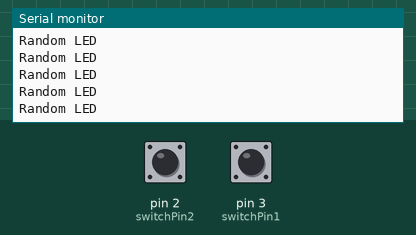
The sketch below on a simulated Arduino Uno, built with avr-gcc and run on an emulated ATmega328P. Parts: the last lines printed to the serial monitor. Inputs (shaded band) come from the test bench; at power-on: pin 2 (switchPin2) LOW, pin 3 (switchPin1) LOW. Random numbers use the default seed unless the sketch sets one.

Above: at 1.2 s.
1.3 s: pin 2 (switchPin2) pulled HIGH for 0.15 s
At 1.56 s:
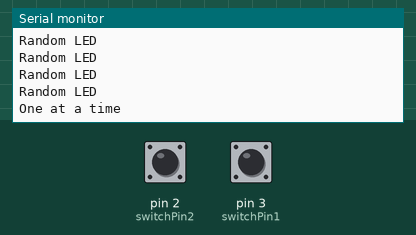
2.9 s: pin 3 (switchPin1) pulled HIGH for 0.15 s
At 3.6 s:
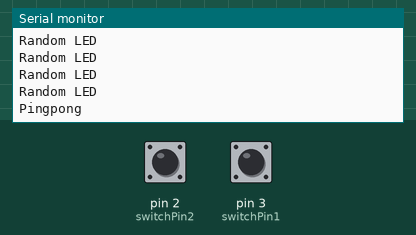
4.5 s: pin 2 (switchPin2) driven HIGH and pin 3 (switchPin1) driven HIGH
At 5.0 s:
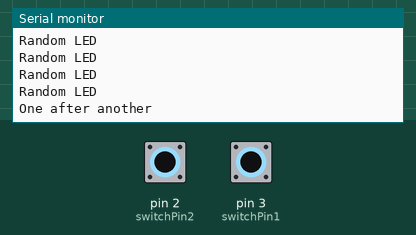

Measured:
- after the input at 1.3 s, the serial monitor: prints a new line at once (image 1)
- after the input at 2.9 s, the serial monitor: prints a new line at once (image 2)
- after the input at 4.5 s, the serial monitor: prints a new line at once (image 3)

The sketch:

SPDTSwitchMod.ino
```cpp
/*
Name: Jack Bergin
Date: 11/6/18
Class: Electrical Engineering (H)
Lab: SPDT Switch Modification
Description: In this tutorial I incorperated two SPDT switches
which will run the "Driving Multiple LEDs lab" much more smoothly
*/

// Create constants for the pins we will be using
const int switchPin1 = 3;
const int switchPin2 = 2;

int ledPins[] = {7,6,5,4};


void setup()
{
   // Set up the switch pins to be an input:
   pinMode(switchPin1, INPUT);
   pinMode(switchPin2, INPUT);

   for(int index = 7; index <= 4; index--)
   {
      pinMode(ledPins[index],OUTPUT);
   }
     Serial.begin(9600);

}

void loop()
{
  int switchVal1;
  switchVal1 = digitalRead(switchPin1);

  int switchVal2;
  switchVal2 = digitalRead(switchPin2);


 if(switchVal2 == HIGH)
 {
    //One after another
    if(switchVal1 == HIGH)
    {
       Serial.println("One after another");
       int index;
       int delayTime = 100;

       for(index = 0; index <= 3; index++)
       {
          digitalWrite(ledPins[index], HIGH);
          delay(delayTime);
       }

       for(index = 3; index >= 0; index--)
       {
          digitalWrite(ledPins[index], LOW);
          delay(delayTime);
       }
    }

    //One at a time
    if(switchVal1 == LOW)
    {
       Serial.println("One at a time");
       int index;
       int delayTime = 100; // milliseconds to pause between LEDs
                    // make this smaller for faster switching
         // step through the LEDs, from 0 to 5
       for(index = 0; index <= 3; index++)
       {
          digitalWrite(ledPins[index], HIGH);  // turn LED on
          delay(delayTime);                 // pause to slow down
          digitalWrite(ledPins[index], LOW);   // turn LED off
       }
    }
 }


 if(switchVal2 == LOW)
 {
     //Pingpong
     if(switchVal1 == HIGH)
     {
        Serial.println("Pingpong");
        int index;
        int delayTime = 100; // milliseconds to pause between LEDs
                    // make this smaller for faster switching
       for(index = 0; index <= 3; index++)
       {
          digitalWrite(ledPins[index], HIGH);  // turn LED on
          delay(delayTime);                 // pause to slow down
          digitalWrite(ledPins[index], LOW);   // turn LED off
       }

       for(index = 3; index >= 0; index--)
       {
          digitalWrite(ledPins[index], HIGH);  // turn LED on
          delay(delayTime);                 // pause to slow down
          digitalWrite(ledPins[index], LOW);   // turn LED off
       }
     }

     //Random LED
     if(switchVal1 == LOW)
     {
        Serial.println("Random LED");
        int index;
        int delayTime;
        index = random(4);  // pick a random LED
        delayTime = 100;
        digitalWrite(ledPins[index], HIGH);  // turn LED on
        delay(delayTime);                 // pause to slow down
        digitalWrite(ledPins[index], LOW);   // turn LED off
     }
 }
}
```
